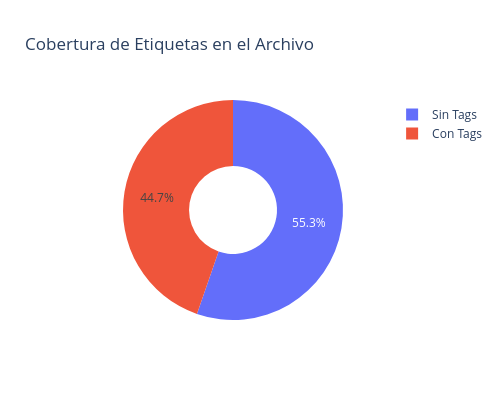

Notebook code for this chart:
### Code cell
total = len(df)
df["tiene_tag"] = df["post_tag"].notna() & (df["post_tag"].str.strip() != "")

con_tag = df["tiene_tag"].sum()
sin_tag = total - con_tag

print(f"Notas con etiquetas: {con_tag:,} ({(con_tag/total)*100:.1f}%)")
print(f"Notas SIN etiquetas: {sin_tag:,} ({(sin_tag/total)*100:.1f}%)")

fig = go.Figure(data=[go.Pie(labels=["Con Tags", "Sin Tags"], values=[con_tag, sin_tag], hole=.4)])
fig.update_layout(title="Cobertura de Etiquetas en el Archivo", width=500, height=400)
fig.show()

### Figure 1 — Plotly figure (JSON) as saved in the notebook; plotly's stock layout.template omitted (floating-point values rounded to 4 significant figures)
{"data": [{"hole": 0.4, "labels": ["Con Tags", "Sin Tags"], "type": "pie", "values": [1589, 1967]}], "layout": {"height": 400, "title": {"text": "Cobertura de Etiquetas en el Archivo"}, "width": 500}}
